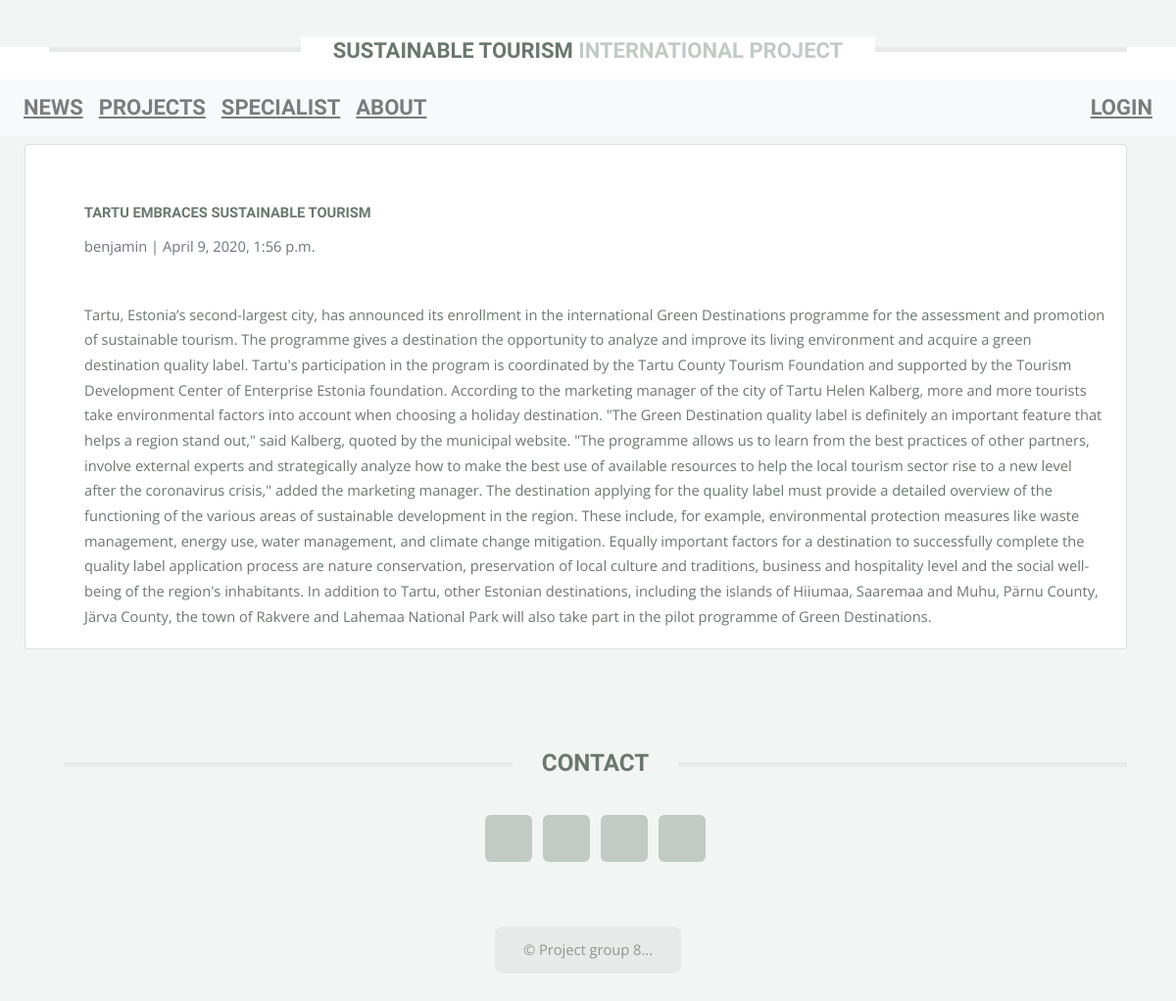
The page /links/tartu-embraces-sustainable-tourism/ on the database its author committed.
### blog/models.py (models this page shows, shortened)
class Post(models.Model):
    title = models.CharField(max_length=200, unique=True)
    slug = models.SlugField(max_length=200, unique=True)
    author = models.ForeignKey(User, on_delete=models.CASCADE, related_name='blog_posts')
    updated_on = models.DateTimeField(auto_now=True)
    content = models.TextField()
    created_on = models.DateTimeField(auto_now_add=True)
    status = models.IntegerField(choices=STATUS, default=0)
    class Meta:
        ordering = ['-created_on']

### blog/views.py (the view)
# urls.py: path('links/<slug:slug>/', views.PostDetail.as_view(), name='post_detail'),
class PostDetail(generic.DetailView):
    model = Post
    template_name = 'post_detail.html'

### templates/post_detail.html
{% extends "base.html" %}
{% load static %}
{% block content %}
<div class="container mt-5">
  <div class="row">
    <div class="col-md-12 card mb-2">
      <div class="card-body">
        <h1 class="card-title">{% block title %} {{ object.title }} {% endblock title %}</h1>
        <p class=" text-muted">{{ post.author }} | {{ post.created_on }}</p>
        <p class="card-text ">{{ object.content | safe }}</p>
      </div>
    </div>
  </div>
</div>
{% endblock content %}

### static/main.css (style rules this page uses)
html, body, div, span, applet, object, iframe, h1, h2, h3, h4, h5, h6, p, blockquote, pre, a, abbr, acronym, address, big, cite, code, del, dfn, em, img, ins, kbd, q, s, samp, small, strike, strong, sub, sup, tt, var, b, u, i, center, dl, dt, dd, ol, ul, li, fieldset, form, label, legend, table, caption, tbody, tfoot, thead, tr, th, td, article, aside, canvas, details, embed, figure, figcaption, footer, header, hgroup, menu, nav, output, ruby, section, summary, time, mark, audio, video { margin: 0; padding: 0; border: 0; font-size: 100%; font: inherit; vertical-align: baseline; }
body { line-height: 1; min-height:100vh; }
body { -webkit-text-size-adjust: none; }
html { box-sizing: border-box; }
*, *:before, *:after { box-sizing: inherit; }
body { background: #f2f5f3; }
body, input, textarea, select { font-family: 'Open Sans', sans-serif; font-weight: 400; color: #6b7770; font-size: 13pt; line-height: 2em; }
h1, h2, h3, h4, h5, h6 { font-family: 'Open Sans Condensed', sans-serif; font-weight: 700; text-transform: uppercase; color: #6b7770; margin: 0 0 0.5em 0; line-height: 1.3; }
p, ul, ol, dl, table { margin-bottom: 3em; }
section > :last-child, section:last-child, article > :last-child, article:last-child { margin-bottom: 0; }
.container { margin: 0 auto; max-width: 100%; width: 64em; }
@media screen and (max-width: 1680px) { .container { width: 75em; } }
@media screen and (max-width: 1280px) { .container { width: calc(100% - 100px); } }
.row { display: flex; flex-wrap: wrap; box-sizing: border-box; align-items: stretch; }
.row > * { box-sizing: border-box; }
.row { margin-top: -50px; margin-left: -50px; }
.row > * { padding: 50px 0 0 50px; }
@media screen and (max-width: 1680px) { .row { display: flex; flex-wrap: wrap; box-sizing: border-box; align-items: stretch; } }
@media screen and (max-width: 1680px) { .row > * { box-sizing: border-box; } }
@media screen and (max-width: 1680px) { .row { margin-top: -50px; margin-left: -50px; } }
@media screen and (max-width: 1680px) { .row > * { padding: 50px 0 0 50px; } }
@media screen and (max-width: 1280px) { .row { display: flex; flex-wrap: wrap; box-sizing: border-box; align-items: stretch; } }
@media screen and (max-width: 1280px) { .row > * { box-sizing: border-box; } }
@media screen and (max-width: 1280px) { .row { margin-top: -40px; margin-left: -40px; } }
@media screen and (max-width: 1280px) { .row > * { padding: 40px 0 0 40px; } }
body { padding-top: 3.25em; }
@media screen and (max-width: 1680px) { body, input, textarea, select { font-size: 12pt; line-height: 1.75em; } }
@media screen and (max-width: 1280px) { body, input, textarea, select { font-size: 11pt; } }

### rows shown on the page
Post: title "TARTU EMBRACES SUSTAINABLE TOURISM", author "benjamin", created_on "April 9, 2020, 1:56 p.m.", content "Tartu, Estonia’s second-largest city, has announced its enrollment in the international Green Destinations programme for the assessment and promotion of sustainable tourism. The programme gives a destination the opportunity to analyze and improve its living environment and acquire a green destination quality label. Tartu's participation in the program is coordinated by the Tartu County Tourism Foundation and supported by the Tourism Development Center of Enterprise Estonia foundation. According to the marketing manager of the city of Tartu Helen Kalberg, more and more tourists take environmental factors into account when choosing a holiday destination. \"The Green Destination quality label…"
